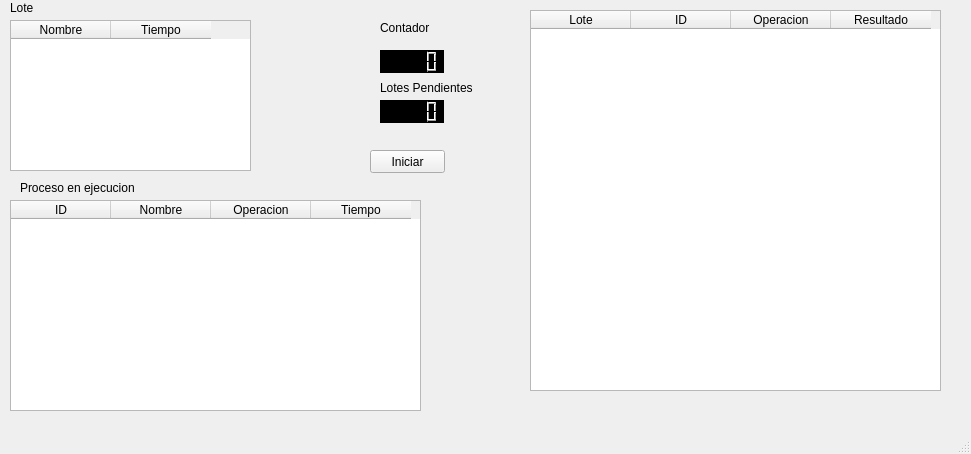
<?xml version="1.0" encoding="UTF-8"?>
<ui version="4.0">
 <class>Table</class>
 <widget class="QMainWindow" name="Table">
  <property name="geometry">
   <rect>
    <x>0</x>
    <y>0</y>
    <width>971</width>
    <height>454</height>
   </rect>
  </property>
  <property name="windowTitle">
   <string>MainWindow</string>
  </property>
  <property name="styleSheet">
   <string notr="true">
</string>
  </property>
  <widget class="QWidget" name="centralwidget">
   <widget class="QTableWidget" name="Tabla_trabajando">
    <property name="geometry">
     <rect>
      <x>10</x>
      <y>20</y>
      <width>241</width>
      <height>151</height>
     </rect>
    </property>
    <property name="styleSheet">
     <string notr="true">
    background-color:(214, 214, 214)


</string>
    </property>
    <property name="rowCount">
     <number>0</number>
    </property>
    <column>
     <property name="text">
      <string>Nombre</string>
     </property>
     <property name="foreground">
      <brush brushstyle="SolidPattern">
       <color alpha="255">
        <red>0</red>
        <green>0</green>
        <blue>0</blue>
       </color>
      </brush>
     </property>
    </column>
    <column>
     <property name="text">
      <string>Tiempo</string>
     </property>
     <property name="foreground">
      <brush brushstyle="SolidPattern">
       <color alpha="255">
        <red>0</red>
        <green>0</green>
        <blue>0</blue>
       </color>
      </brush>
     </property>
    </column>
   </widget>
   <widget class="QTableWidget" name="Tabla_ejecucion">
    <property name="geometry">
     <rect>
      <x>10</x>
      <y>200</y>
      <width>411</width>
      <height>211</height>
     </rect>
    </property>
    <property name="styleSheet">
     <string notr="true"/>
    </property>
    <column>
     <property name="text">
      <string>ID</string>
     </property>
    </column>
    <column>
     <property name="text">
      <string>Nombre</string>
     </property>
    </column>
    <column>
     <property name="text">
      <string>Operacion</string>
     </property>
    </column>
    <column>
     <property name="text">
      <string>Tiempo</string>
     </property>
    </column>
   </widget>
   <widget class="QTableWidget" name="tabla_terminados">
    <property name="geometry">
     <rect>
      <x>530</x>
      <y>10</y>
      <width>411</width>
      <height>381</height>
     </rect>
    </property>
    <property name="styleSheet">
     <string notr="true"/>
    </property>
    <column>
     <property name="text">
      <string>Lote</string>
     </property>
    </column>
    <column>
     <property name="text">
      <string>ID</string>
     </property>
    </column>
    <column>
     <property name="text">
      <string>Operacion</string>
     </property>
    </column>
    <column>
     <property name="text">
      <string>Resultado</string>
     </property>
    </column>
   </widget>
   <widget class="QLCDNumber" name="lcdNumber">
    <property name="geometry">
     <rect>
      <x>380</x>
      <y>100</y>
      <width>64</width>
      <height>23</height>
     </rect>
    </property>
    <property name="styleSheet">
     <string notr="true">background-color: black; color: green;</string>
    </property>
   </widget>
   <widget class="QLCDNumber" name="lcdNumber_2">
    <property name="geometry">
     <rect>
      <x>380</x>
      <y>50</y>
      <width>64</width>
      <height>23</height>
     </rect>
    </property>
    <property name="styleSheet">
     <string notr="true">background-color: black; color: green;</string>
    </property>
   </widget>
   <widget class="QLabel" name="label">
    <property name="geometry">
     <rect>
      <x>380</x>
      <y>80</y>
      <width>101</width>
      <height>16</height>
     </rect>
    </property>
    <property name="styleSheet">
     <string notr="true">font: 8pt &quot;Segoe Print&quot;;</string>
    </property>
    <property name="text">
     <string>Lotes Pendientes</string>
    </property>
   </widget>
   <widget class="QLabel" name="label_2">
    <property name="geometry">
     <rect>
      <x>380</x>
      <y>20</y>
      <width>61</width>
      <height>16</height>
     </rect>
    </property>
    <property name="styleSheet">
     <string notr="true">font: 8pt &quot;Segoe Print&quot;;</string>
    </property>
    <property name="text">
     <string>Contador</string>
    </property>
   </widget>
   <widget class="QLabel" name="label_3">
    <property name="geometry">
     <rect>
      <x>10</x>
      <y>0</y>
      <width>101</width>
      <height>16</height>
     </rect>
    </property>
    <property name="styleSheet">
     <string notr="true">font: 8pt &quot;Segoe Print&quot;;</string>
    </property>
    <property name="text">
     <string>Lote</string>
    </property>
   </widget>
   <widget class="QLabel" name="label_4">
    <property name="geometry">
     <rect>
      <x>20</x>
      <y>180</y>
      <width>131</width>
      <height>16</height>
     </rect>
    </property>
    <property name="styleSheet">
     <string notr="true">font: 8pt &quot;Segoe Print&quot;;</string>
    </property>
    <property name="text">
     <string>Proceso en ejecucion</string>
    </property>
   </widget>
   <widget class="QPushButton" name="Iniciar">
    <property name="geometry">
     <rect>
      <x>370</x>
      <y>150</y>
      <width>75</width>
      <height>23</height>
     </rect>
    </property>
    <property name="text">
     <string>Iniciar</string>
    </property>
   </widget>
  </widget>
  <widget class="QMenuBar" name="menubar">
   <property name="geometry">
    <rect>
     <x>0</x>
     <y>0</y>
     <width>971</width>
     <height>21</height>
    </rect>
   </property>
  </widget>
  <widget class="QStatusBar" name="statusbar"/>
 </widget>
 <resources/>
 <connections/>
</ui>
